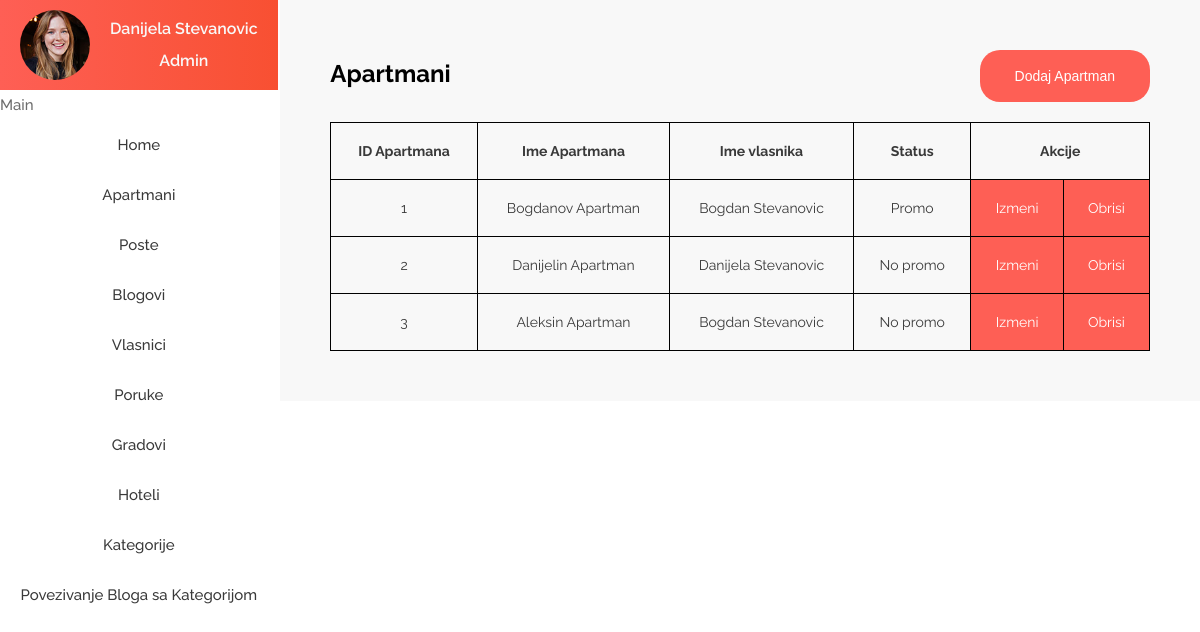
The page /cms/showApartmani.php on the database as committed earlier.
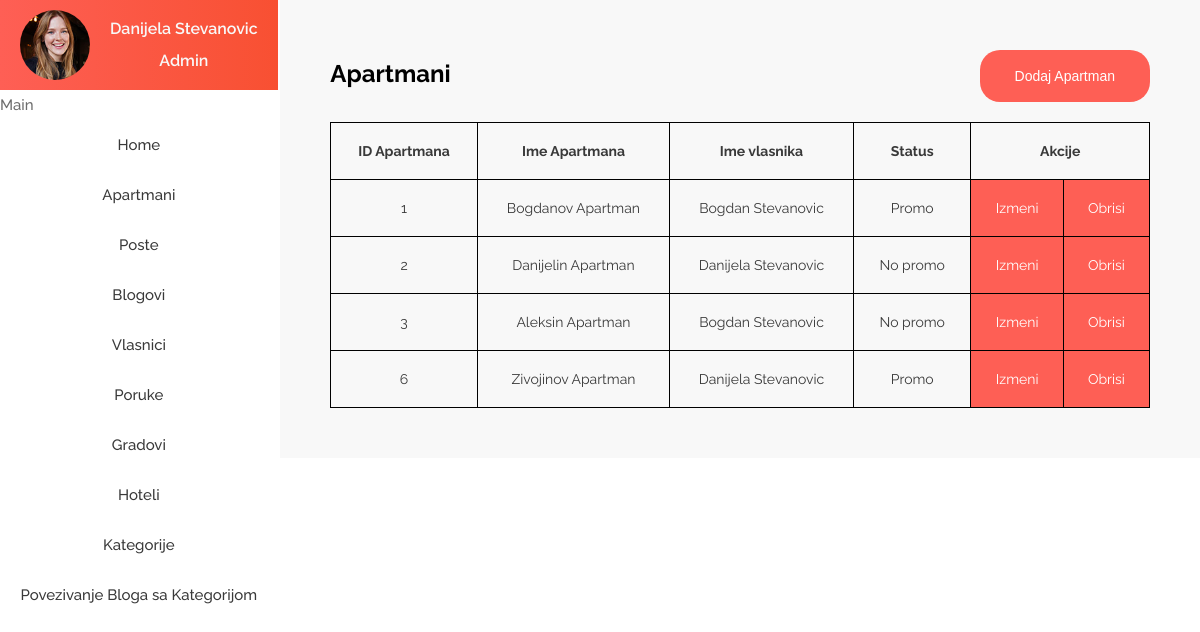
The same page on the database as committed later.
### tables this page shows
CREATE TABLE `apartmani` (
  `idApartmana` int(12) NOT NULL,
  `nazivApartmana` varchar(45) NOT NULL,
  `brojSoba` int(3) NOT NULL,
  `maxOsobe` int(4) NOT NULL,
  `kvadratura` int(10) NOT NULL,
  `brKupatila` int(11) NOT NULL,
  `udaljenost_more` int(12) NOT NULL,
  `udaljenost_centar` int(12) NOT NULL,
  `sprat` int(5) NOT NULL,
  `cena` int(11) NOT NULL,
  `Video` varchar(225) NOT NULL,
  `images` text NOT NULL,
  `Promo?` tinyint(1) NOT NULL,
  `godina_izgradnje` int(12) NOT NULL,
  `brGaraza` int(2) NOT NULL,
  `postanskiBroj` int(11) NOT NULL,
  `opisApartmana` text NOT NULL,
  `ulica` varchar(100) NOT NULL,
  `brUlice` int(11) NOT NULL,
  `dateUploaded` date DEFAULT current_timestamp(),
  `idVlasnika` int(11) NOT NULL,
  `idGrada` int(11) NOT NULL,
  `idHotela` int(11) DEFAULT 1
);

### cms/showApartmani.php (the view, shortened to what this page needs)
<?php
include "../includes/header.php";
include "includes/admin_side.php";
include "funkcije.php";
$query = 'SELECT `idApartmana`, `nazivApartmana`, `Promo?`,CONCAT(vlasnici.Ime," ",vlasnici.Prezime) as vlasnik FROM `apartmani` INNER JOIN vlasnici ON apartmani.idVlasnika = vlasnici.idVlasnika';
$res = mysqli_query($con, $query);
?>
<div class="admin__content">
    <div class="apartmani">
        <div class="apartmani__tekst">
            <span class="span-bold">Apartmani</span>
            <button class="btn" onclick="window.location.href='addApartmani'">Dodaj Apartman</button>
        </div>
        <table class="apartmani__table">
            <tr>
                <th>ID Apartmana</th>
                <th>Ime Apartmana</th>
                <th>Ime vlasnika</th>
                <th>Status</th>
                <th colspan="2">Akcije</th>
            </tr>
            <?php
            while ($row = mysqli_fetch_assoc($res)) {
                $id = $row['idApartmana'];
                $ime = $row['nazivApartmana'];
                $promo = $row['Promo?'];
                $vlasnik = $row['vlasnik'];
                $mes = '';
                $promo == 1 ? $mes .= 'Promo' : $mes .= "No promo";
            ?>
                <tr>
                    <td><?php echo $id ?></td>
                    <td><?php echo $ime ?></td>
                    <td><?php echo $vlasnik ?></td>
                    <td><?php echo $mes ?></td>
                    <?php addAkcije('editApartmani', $id) ?>
                </tr>
            <?php } ?>
        </table>
    </div>
</div>

### cms/funkcije.php (shortened to what this page needs)
<?php
function addAkcije($location, $id)
{
?>
    <td class="admin__td"><a onclick="window.location.href = `<?php echo $location ?>.php?id=${<?php echo $id ?>}`" href="#" class="admin__akcije">Izmeni</a></td>
    <td class="admin__td"><a onclick="window.location.href = `?id=${<?php echo $id ?>}`" href="#" class="admin__akcije">Obrisi</a></td>
    <?php
}
    ?>

Rows that differ between the two databases and show on the page:
added apartmani: idApartmana "6", nazivApartmana "Zivojinov Apartman", vlasnik "Danijela Stevanovic", mes "Promo"
